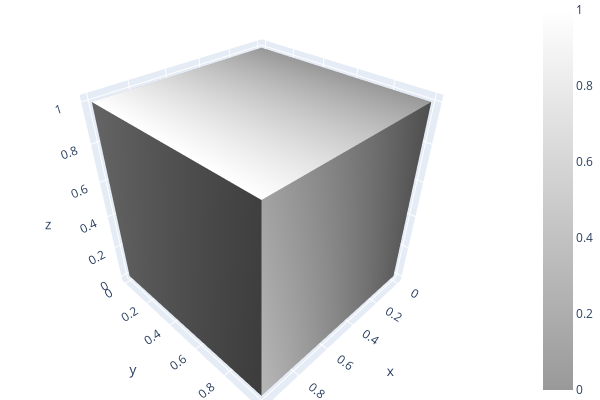

Notebook cell for this chart:
### Code cell
cube_red = o3d.geometry.TriangleMesh.create_box(1, 1, 1)
cube_red.compute_vertex_normals()
cube_red.paint_uniform_color((1.0, 0.0, 0.0))
draw_plotly([cube_red])

### Figure 1 — Plotly figure (JSON) as saved in the notebook; plotly's stock layout.template omitted (floating-point values rounded to 4 significant figures)
{"data": [{"colorscale": [[0, "rgb(153, 153, 153)"], [1, "rgb(255,255,255)"]], "flatshading": true, "i": [4, 4, 0, 2, 0, 1, 1, 1, 2, 2, 0, 1], "intensity": [0.0, 1.0, 0.0, 1.0, 0.0, 1.0, 0.0, 1.0], "j": [7, 6, 2, 6, 1, 3, 5, 7, 3, 7, 4, 4], "k": [5, 7, 4, 4, 2, 2, 7, 3, 7, 6, 1, 5], "lighting": {"ambient": 0.18, "diffuse": 1, "facenormalsepsilon": 1e-15, "fresnel": 0.1, "roughness": 0.05, "specular": 1, "vertexnormalsepsilon": 1e-15}, "lightposition": {"x": 100, "y": 200, "z": 0}, "type": "mesh3d", "x": [0.0, 1.0, 0.0, 1.0, 0.0, 1.0, 0.0, 1.0], "y": [0.0, 0.0, 0.0, 0.0, 1.0, 1.0, 1.0, 1.0], "z": [0.0, 0.0, 1.0, 1.0, 0.0, 0.0, 1.0, 1.0]}], "layout": {"height": 400, "margin": {"b": 0, "l": 0, "r": 0, "t": 0}, "scene": {"camera": {"center": {"x": 0, "y": 0, "z": 0}, "up": {"x": 0, "y": 0, "z": 1}}}, "showlegend": false, "width": 600}}
